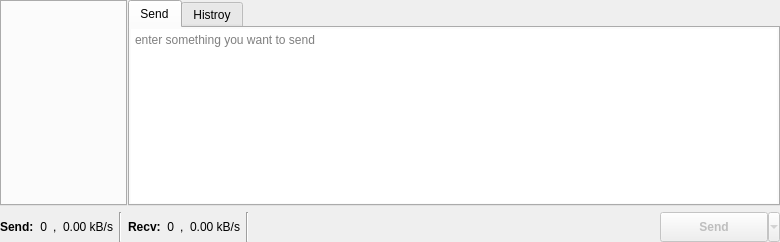
<?xml version="1.0" encoding="UTF-8"?>
<ui version="4.0">
 <class>dataarea</class>
 <widget class="QWidget" name="dataarea">
  <property name="geometry">
   <rect>
    <x>0</x>
    <y>0</y>
    <width>780</width>
    <height>242</height>
   </rect>
  </property>
  <property name="windowTitle">
   <string>Form</string>
  </property>
  <property name="styleSheet">
   <string notr="true">QTabBar::tab{height:28}</string>
  </property>
  <layout class="QVBoxLayout" name="verticalLayout" stretch="1,0">
   <property name="leftMargin">
    <number>0</number>
   </property>
   <property name="topMargin">
    <number>0</number>
   </property>
   <property name="rightMargin">
    <number>0</number>
   </property>
   <property name="bottomMargin">
    <number>0</number>
   </property>
   <item>
    <widget class="QSplitter" name="splitter">
     <property name="frameShadow">
      <enum>QFrame::Plain</enum>
     </property>
     <property name="orientation">
      <enum>Qt::Horizontal</enum>
     </property>
     <property name="handleWidth">
      <number>1</number>
     </property>
     <widget class="dock_tabwidget" name="tabwidget_recv">
      <property name="sizePolicy">
       <sizepolicy hsizetype="Expanding" vsizetype="Expanding">
        <horstretch>0</horstretch>
        <verstretch>0</verstretch>
       </sizepolicy>
      </property>
      <property name="autoFillBackground">
       <bool>false</bool>
      </property>
      <property name="styleSheet">
       <string notr="true"/>
      </property>
      <property name="currentIndex">
       <number>-1</number>
      </property>
      <property name="iconSize">
       <size>
        <width>16</width>
        <height>16</height>
       </size>
      </property>
      <property name="usesScrollButtons">
       <bool>true</bool>
      </property>
      <property name="documentMode">
       <bool>false</bool>
      </property>
      <property name="tabsClosable">
       <bool>true</bool>
      </property>
      <property name="movable">
       <bool>true</bool>
      </property>
      <property name="tabBarAutoHide">
       <bool>false</bool>
      </property>
     </widget>
     <widget class="QTabWidget" name="tabwidget_send">
      <property name="sizePolicy">
       <sizepolicy hsizetype="Minimum" vsizetype="Expanding">
        <horstretch>0</horstretch>
        <verstretch>0</verstretch>
       </sizepolicy>
      </property>
      <property name="autoFillBackground">
       <bool>false</bool>
      </property>
      <property name="styleSheet">
       <string notr="true"/>
      </property>
      <property name="currentIndex">
       <number>0</number>
      </property>
      <property name="tabsClosable">
       <bool>false</bool>
      </property>
      <widget class="QWidget" name="tab_send">
       <attribute name="title">
        <string>Send</string>
       </attribute>
       <layout class="QHBoxLayout" name="horizontalLayout_2">
        <property name="leftMargin">
         <number>0</number>
        </property>
        <property name="topMargin">
         <number>0</number>
        </property>
        <property name="rightMargin">
         <number>0</number>
        </property>
        <property name="bottomMargin">
         <number>0</number>
        </property>
        <item>
         <widget class="QPlainTextEdit" name="input_send">
          <property name="sizePolicy">
           <sizepolicy hsizetype="Expanding" vsizetype="Expanding">
            <horstretch>0</horstretch>
            <verstretch>0</verstretch>
           </sizepolicy>
          </property>
          <property name="contextMenuPolicy">
           <enum>Qt::CustomContextMenu</enum>
          </property>
          <property name="acceptDrops">
           <bool>false</bool>
          </property>
          <property name="styleSheet">
           <string notr="true">QPlainTextEdit{ border:0;}
QPlainTextEdit:hover{ border:1px solid gray;}
QPlainTextEdit:pressed{ border:1px solid gray;}</string>
          </property>
          <property name="readOnly">
           <bool>false</bool>
          </property>
          <property name="backgroundVisible">
           <bool>false</bool>
          </property>
          <property name="centerOnScroll">
           <bool>false</bool>
          </property>
          <property name="placeholderText">
           <string>enter something you want to send</string>
          </property>
         </widget>
        </item>
       </layout>
      </widget>
      <widget class="QWidget" name="tab_histroy">
       <attribute name="title">
        <string>Histroy</string>
       </attribute>
       <layout class="QHBoxLayout" name="horizontalLayout_3">
        <property name="leftMargin">
         <number>0</number>
        </property>
        <property name="topMargin">
         <number>0</number>
        </property>
        <property name="rightMargin">
         <number>0</number>
        </property>
        <property name="bottomMargin">
         <number>0</number>
        </property>
        <item>
         <widget class="QListWidget" name="list_histroy">
          <property name="styleSheet">
           <string notr="true">border:0</string>
          </property>
         </widget>
        </item>
       </layout>
      </widget>
     </widget>
    </widget>
   </item>
   <item>
    <layout class="QHBoxLayout" name="horizontalLayout">
     <item>
      <widget class="QLabel" name="label_4">
       <property name="font">
        <font>
         <weight>75</weight>
         <bold>true</bold>
        </font>
       </property>
       <property name="text">
        <string>Send:</string>
       </property>
      </widget>
     </item>
     <item>
      <widget class="QLabel" name="label_count_of_send">
       <property name="text">
        <string>0</string>
       </property>
       <property name="alignment">
        <set>Qt::AlignRight|Qt::AlignTrailing|Qt::AlignVCenter</set>
       </property>
      </widget>
     </item>
     <item>
      <widget class="QLabel" name="label_2">
       <property name="text">
        <string>,</string>
       </property>
      </widget>
     </item>
     <item>
      <widget class="QLabel" name="label_speed_of_send">
       <property name="text">
        <string>0.00 kB/s</string>
       </property>
       <property name="alignment">
        <set>Qt::AlignRight|Qt::AlignTrailing|Qt::AlignVCenter</set>
       </property>
      </widget>
     </item>
     <item>
      <widget class="Line" name="line_2">
       <property name="orientation">
        <enum>Qt::Vertical</enum>
       </property>
      </widget>
     </item>
     <item>
      <widget class="QLabel" name="label_5">
       <property name="font">
        <font>
         <weight>75</weight>
         <bold>true</bold>
        </font>
       </property>
       <property name="text">
        <string>Recv:</string>
       </property>
      </widget>
     </item>
     <item>
      <widget class="QLabel" name="label_count_of_recv">
       <property name="text">
        <string>0</string>
       </property>
       <property name="alignment">
        <set>Qt::AlignRight|Qt::AlignTrailing|Qt::AlignVCenter</set>
       </property>
      </widget>
     </item>
     <item>
      <widget class="QLabel" name="label_3">
       <property name="text">
        <string>,</string>
       </property>
      </widget>
     </item>
     <item>
      <widget class="QLabel" name="label_speed_of_recv">
       <property name="text">
        <string>0.00 kB/s</string>
       </property>
       <property name="alignment">
        <set>Qt::AlignRight|Qt::AlignTrailing|Qt::AlignVCenter</set>
       </property>
      </widget>
     </item>
     <item>
      <widget class="Line" name="line_1">
       <property name="orientation">
        <enum>Qt::Vertical</enum>
       </property>
      </widget>
     </item>
     <item>
      <spacer name="horizontalSpacer">
       <property name="orientation">
        <enum>Qt::Horizontal</enum>
       </property>
       <property name="sizeHint" stdset="0">
        <size>
         <width>40</width>
         <height>20</height>
        </size>
       </property>
      </spacer>
     </item>
     <item>
      <widget class="QToolButton" name="btn_send">
       <property name="enabled">
        <bool>false</bool>
       </property>
       <property name="minimumSize">
        <size>
         <width>120</width>
         <height>30</height>
        </size>
       </property>
       <property name="font">
        <font>
         <weight>75</weight>
         <bold>true</bold>
        </font>
       </property>
       <property name="contextMenuPolicy">
        <enum>Qt::CustomContextMenu</enum>
       </property>
       <property name="text">
        <string>Send</string>
       </property>
       <property name="iconSize">
        <size>
         <width>16</width>
         <height>16</height>
        </size>
       </property>
       <property name="shortcut">
        <string>Ctrl+Return</string>
       </property>
       <property name="popupMode">
        <enum>QToolButton::MenuButtonPopup</enum>
       </property>
       <property name="toolButtonStyle">
        <enum>Qt::ToolButtonTextOnly</enum>
       </property>
       <property name="autoRaise">
        <bool>false</bool>
       </property>
      </widget>
     </item>
    </layout>
   </item>
  </layout>
 </widget>
 <customwidgets>
  <customwidget>
   <class>dock_tabwidget</class>
   <extends>QTabWidget</extends>
   <header>datashow/dock_tabwidget.h</header>
   <container>1</container>
  </customwidget>
 </customwidgets>
 <resources/>
 <connections/>
</ui>
